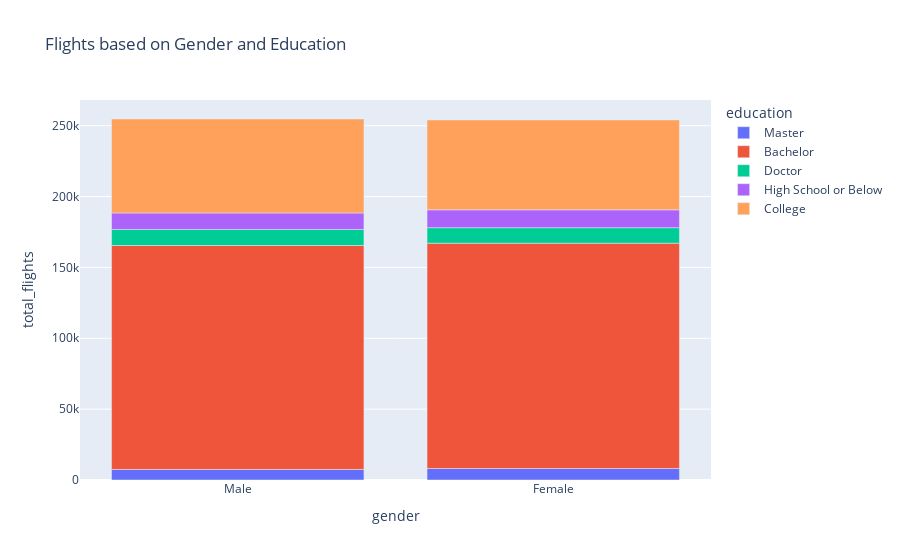

The cell this chart's notebook holds for it:
### Code cell
fig = px.bar(pandas_df3,x='gender',y='total_flights',color='education',title='Flights based on Gender and Education')
fig.show()
# pio.write_image(fig, "bar_gender_edu.jpeg")

### Figure 1 — Plotly figure (JSON) as saved in the notebook; plotly's stock layout.template omitted (floating-point values rounded to 4 significant figures)
{"data": [{"alignmentgroup": "True", "hovertemplate": "education=Master<br>gender=%{x}<br>total_flights=%{y}<extra></extra>", "legendgroup": "Master", "marker": {"color": "#636efa", "pattern": {"shape": ""}}, "name": "Master", "offsetgroup": "Master", "orientation": "v", "showlegend": true, "textposition": "auto", "type": "bar", "x": ["Male", "Female"], "xaxis": "x", "y": [7448, 8127], "yaxis": "y"}, {"alignmentgroup": "True", "hovertemplate": "education=Bachelor<br>gender=%{x}<br>total_flights=%{y}<extra></extra>", "legendgroup": "Bachelor", "marker": {"color": "#EF553B", "pattern": {"shape": ""}}, "name": "Bachelor", "offsetgroup": "Bachelor", "orientation": "v", "showlegend": true, "textposition": "auto", "type": "bar", "x": ["Female", "Male"], "xaxis": "x", "y": [158977, 158025], "yaxis": "y"}, {"alignmentgroup": "True", "hovertemplate": "education=Doctor<br>gender=%{x}<br>total_flights=%{y}<extra></extra>", "legendgroup": "Doctor", "marker": {"color": "#00cc96", "pattern": {"shape": ""}}, "name": "Doctor", "offsetgroup": "Doctor", "orientation": "v", "showlegend": true, "textposition": "auto", "type": "bar", "x": ["Female", "Male"], "xaxis": "x", "y": [10944, 11318], "yaxis": "y"}, {"alignmentgroup": "True", "hovertemplate": "education=High School or Below<br>gender=%{x}<br>total_flights=%{y}<extra></extra>", "legendgroup": "High School or Below", "marker": {"color": "#ab63fa", "pattern": {"shape": ""}}, "name": "High School or Below", "offsetgroup": "High School or Below", "orientation": "v", "showlegend": true, "textposition": "auto", "type": "bar", "x": ["Male", "Female"], "xaxis": "x", "y": [11628, 12612], "yaxis": "y"}, {"alignmentgroup": "True", "hovertemplate": "education=College<br>gender=%{x}<br>total_flights=%{y}<extra></extra>", "legendgroup": "College", "marker": {"color": "#FFA15A", "pattern": {"shape": ""}}, "name": "College", "offsetgroup": "College", "orientation": "v", "showlegend": true, "textposition": "auto", "type": "bar", "x": ["Female", "Male"], "xaxis": "x", "y": [63412, 66317], "yaxis": "y"}], "layout": {"barmode": "relative", "legend": {"title": {"text": "education"}, "tracegroupgap": 0}, "title": {"text": "Flights based on Gender and Education"}, "xaxis": {"anchor": "y", "domain": [0, 1], "title": {"text": "gender"}}, "yaxis": {"anchor": "x", "domain": [0, 1], "title": {"text": "total_flights"}}}}
